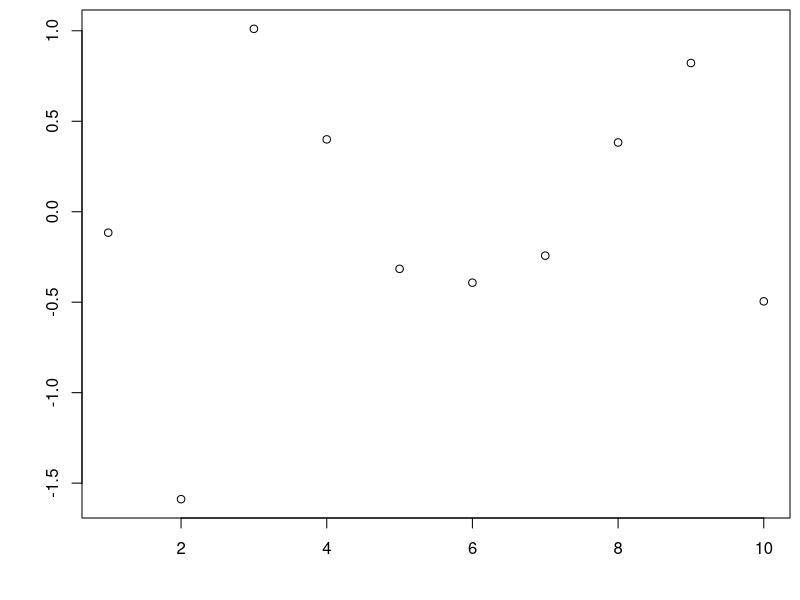
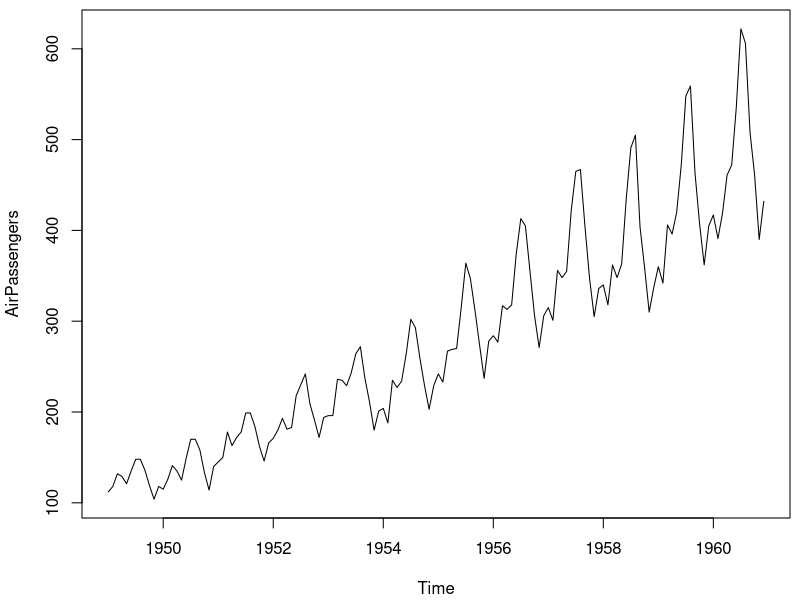
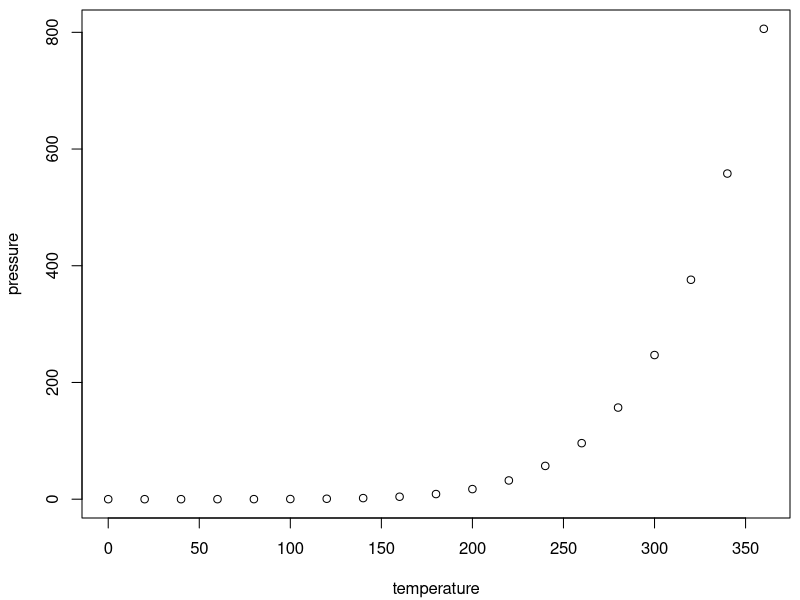
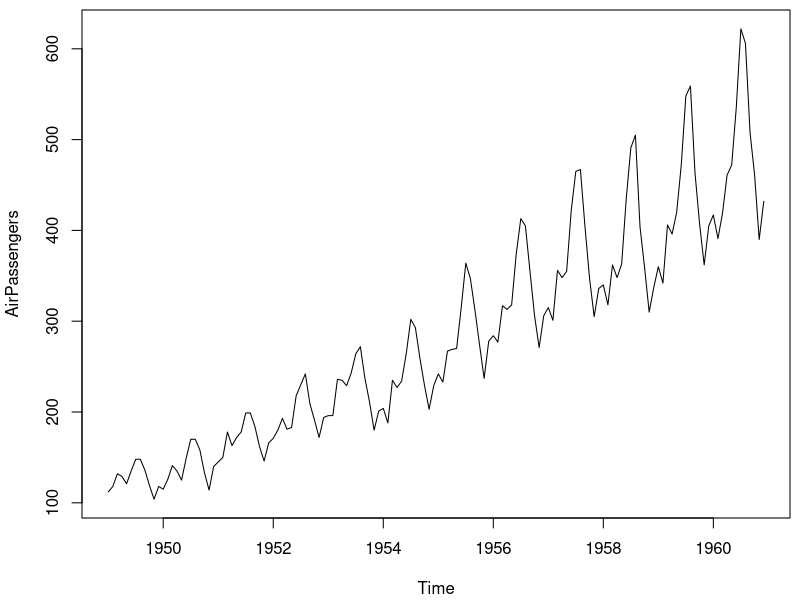
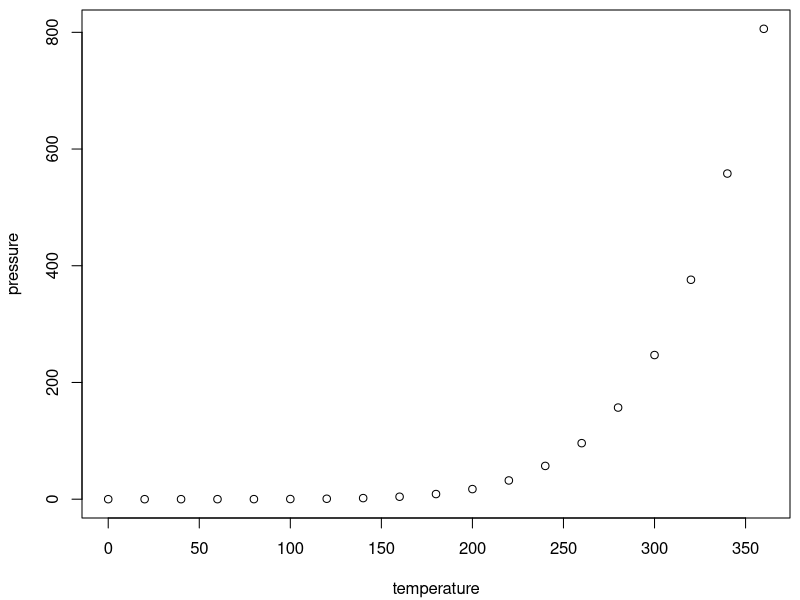
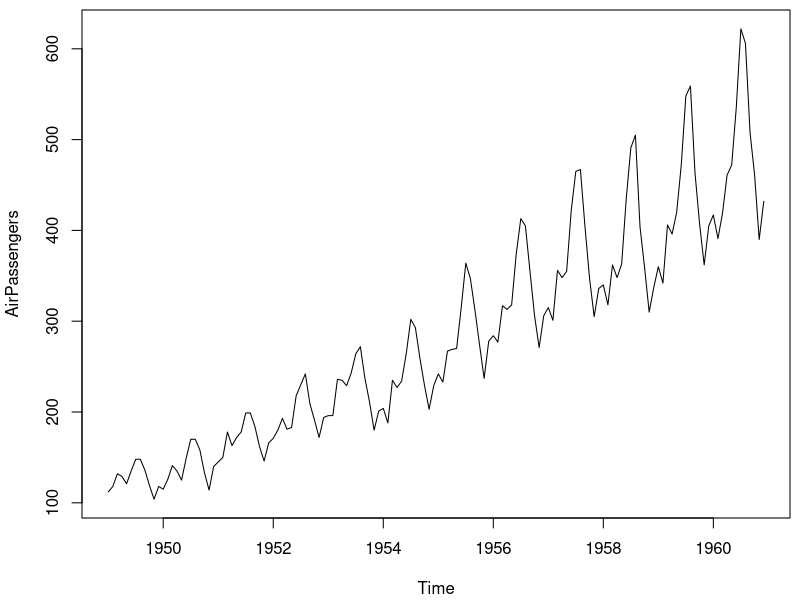
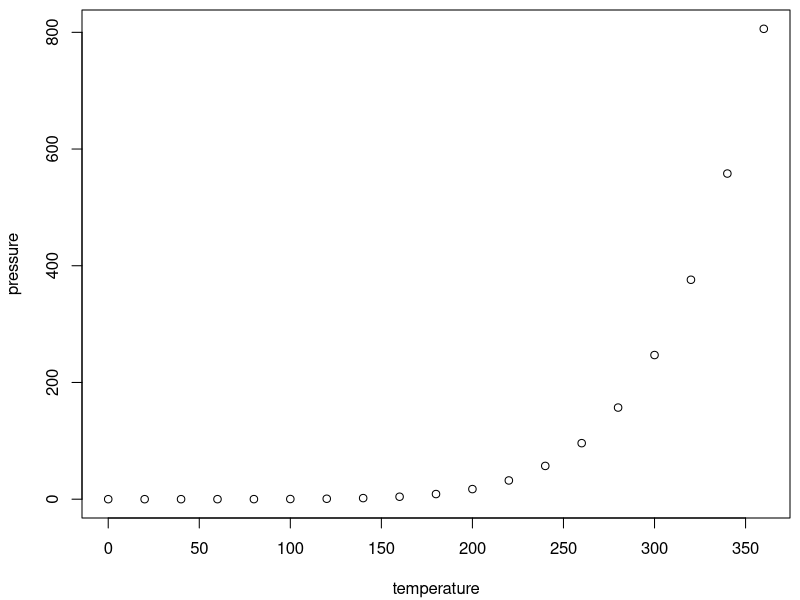
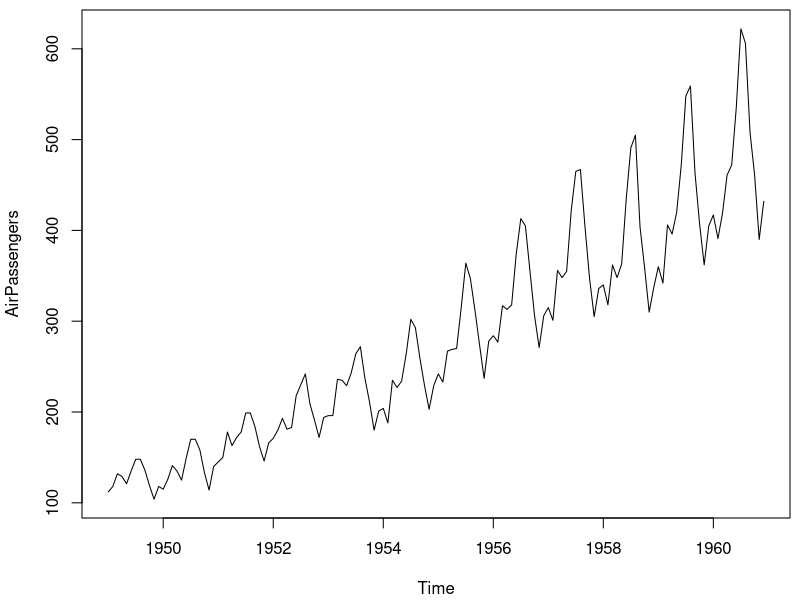

Write the R code that produced these figures, in order.
## ---- chunk 1
knitr::kable(
  list(
    head(iris[, 1:2], 3),
    head(mtcars[, 1:3], 5)
  ),
  caption = 'A Tale of Two Tables.', booktabs = TRUE
)
## ---- chunk 2
knitr::kable(
  rbind(c("", "continuous", "discrete"),
        c("nominal", "", "$\\checkmark$"),
        c("ordinal", "", "$\\checkmark$"),
        c("interval", "$\\checkmark$", "$\\checkmark$"),
        c("ratio", "$\\checkmark$", "$\\checkmark$")
    
  )
  , caption = 'The relationship between the scales of measurement and the discrete/continuity distinction. Cells with a tick mark correspond to things that are possible.', align="lcc",
  booktabs = TRUE
)
## ---- chunk 3
knitr::include_graphics(path = system.file("help/figures", "mai.png", package = "graphics"))
## ---- chunk 4
par(mar = c(4.1, 4.1, 0.5, 0.5))
plot(rnorm(10), xlab = "", ylab = "")
## ---- chunk 5
plot(AirPassengers)
## ---- chunk 6
plot(pressure)
plot(AirPassengers)
## ---- chunk 7
plot(pressure)
plot(AirPassengers)
## ---- chunk 8
plot(pressure)
plot(AirPassengers)
plot(pressure)
plot(AirPassengers)
## ---- chunk 9
# knit 支持的编程语言及其语法高亮环境
names(knitr::knit_engines$get())
# knit 支持的语法高亮主题
# Pandoc 支持的语法高亮环境
c(
  "ABAP", "IDL", "Plasm", "ACSL",
  "inform", "POV", "Ada", "Java", "Prolog",
  "Algol", "JVMIS", "Promela", "Ant", "ksh",
  "Python", "Assembler", "Lisp", "R", "Awk",
  "Logo", "Reduce", "bash", "make", "Rexx",
  "Basic", "Mathematica", "RSL", "C", "Matlab",
  "Ruby", "C++", "Mercury", "S", "Caml",
  "MetaPost", "SAS", "Clean", "Miranda", "Scilab",
  "Cobol", "Mizar", "sh", "Comal", "ML", "SHELXL",
  "csh", "Modula-2", "Simula", "Delphi",
  "MuPAD", "SQL", "Eiffel", "NASTRAN", "tcl",
  "Elan", "Oberon-2", "TeX", "erlang",
  "OCL", "VBScript", "Euphoria", "Octave",
  "Verilog", "Fortran", "Oz", "VHDL", "GCL",
  "Pascal", "VRML", "Gnuplot", "Perl", "XML",
  "Haskell", "PHP", "XSLT", "HTML", "PL/I"
)
